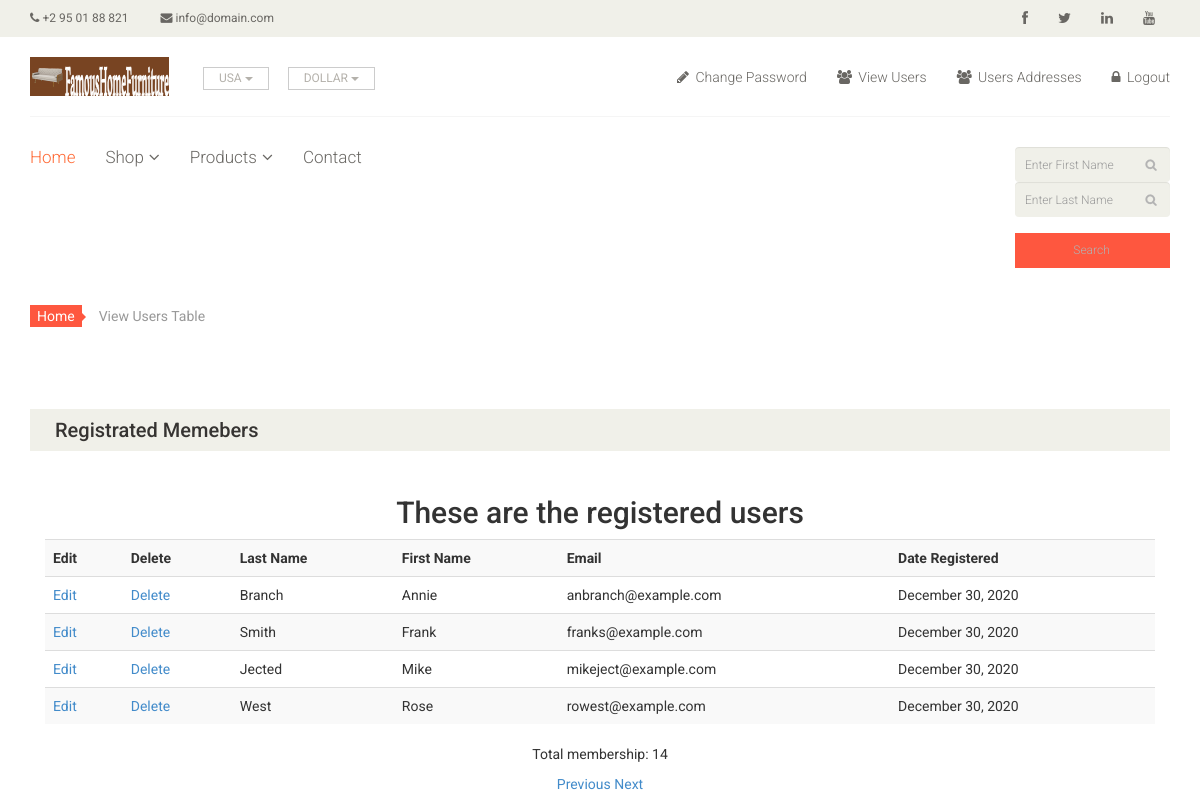
The app's page /admin-view-users.php?s=8&p=4 (signed in) with its own data.
### tables this page shows
CREATE TABLE `users` (
  `userid` mediumint(6) UNSIGNED NOT NULL,
  `title` varchar(10) DEFAULT NULL,
  `first_name` varchar(30) NOT NULL,
  `middle_name` varchar(40) NOT NULL,
  `last_name` varchar(40) NOT NULL,
  `email` varchar(50) NOT NULL,
  `password` char(60) NOT NULL,
  `phone` char(15) DEFAULT NULL,
  `zcode_pcode` char(10) NOT NULL,
  `country` char(25) NOT NULL,
  `state` char(25) NOT NULL,
  `address1` varchar(50) NOT NULL,
  `address2` varchar(50) NOT NULL,
  `mobile_phone` char(15) NOT NULL,
  `fax` char(15) DEFAULT NULL,
  `registration_date` datetime NOT NULL,
  `user_level` tinyint(1) UNSIGNED NOT NULL
);

### process_admin_view_users.php (the view, shortened to what this page needs)
<?php
try {
require('mysqli-connect.php');
$pagerows = 4;
if ((isset($_GET['p']) && is_numeric($_GET['p']))) {
$pages = htmlspecialchars($_GET['p'], ENT_QUOTES);
}
if ((isset($_GET['s'])) &&( is_numeric($_GET['s'])))
{
$start = htmlspecialchars($_GET['s'], ENT_QUOTES);
}else{
$start = 0;
}
$query = "SELECT last_name, first_name, email, ";
$query .= "DATE_FORMAT(registration_date, '%M %d, %Y')";
$query .=" AS regdat, userid FROM users ORDER BY registration_date ASC";
$query .=" LIMIT ?, ?";
$q = mysqli_stmt_init($dbcon);
mysqli_stmt_prepare($q, $query);
mysqli_stmt_bind_param($q, "ii", $start, $pagerows);
mysqli_stmt_execute($q);
$result = mysqli_stmt_get_result($q);
if ($result) {
echo '<table class="table table-striped">
<tr>
<th scope="col">Edit</th>
<th scope="col">Delete</th>
<th scope="col">Last Name</th>
<th scope="col">First Name</th>
<th scope="col">Email</th>
<th scope="col">Date Registered</th>
</tr>';
while ($row = mysqli_fetch_array($result, MYSQLI_ASSOC)) {
	$user_id = htmlspecialchars($row['userid'], ENT_QUOTES);
	$last_name = htmlspecialchars($row['last_name'], ENT_QUOTES);
	$first_name = htmlspecialchars($row['first_name'], ENT_QUOTES);
	$email = htmlspecialchars($row['email'], ENT_QUOTES);
	$registration_date = htmlspecialchars($row['regdat'], ENT_QUOTES);
	echo '<tr>
	<td><a href="edit_user.php?id=' . $user_id . '">Edit</a></td>
	<td><a href="delete_user.php?id=' . $user_id . '">Delete</a></td>
	<td>' . $last_name . '</td>
	<td>' . $first_name . '</td>
	<td>' . $email . '</td>
	<td>' . $registration_date . '</td>
	</tr>';
	}
	echo '</table>';
}
else {
echo '<p class="text-center">The current users could not be retrieved. We apologize';
echo ' for any inconvenience.</p>';
exit;
}
$q = "SELECT COUNT(userid) FROM users";
$result = mysqli_query ($dbcon, $q);
$row = mysqli_fetch_array ($result, MYSQLI_NUM);
$members = htmlspecialchars($row[0], ENT_QUOTES);
$echostring = "<p class='text-center'>Total membership: $members </p>";
$echostring .= "<p class='text-center'>";
if ($pages > 1) {
$current_page = ($start/$pagerows) + 1;
if ($current_page != 1) {
$echostring .= '<a href="admin-view-users.php?s=' . ($start - $pagerows) .
'&p=' . $pages . '">Previous</a> ';
}
if ($current_page != $pages) {
$echostring .= ' <a href="admin-view-users.php?s=' . ($start + $pagerows) .
'&p=' . $pages . '">Next</a> ';
}
$echostring .= '</p>';
echo $echostring;
}
}
catch(Exception $e)
   {
     print "The system is busy please try later";
   }
   catch(Error $e)
   {
      print "The system is busy please try again later.";
   }
?>

### css/main.css (style rules this page uses)
body { font-family: 'Roboto', sans-serif; background:; position: relative; font-weight:400px; }
a { -webkit-transition: 300ms; -moz-transition: 300ms; -o-transition: 300ms; transition: 300ms; }

### records on screen
users: last_name "Branch", first_name "Annie", email "anbranch@example.com", registration_date "December 30, 2020"
users: last_name "Smith", first_name "Frank", email "franks@example.com", registration_date "December 30, 2020"
users: last_name "Jected", first_name "Mike", email "mikeject@example.com", registration_date "December 30, 2020"
users: last_name "West", first_name "Rose", email "rowest@example.com", registration_date "December 30, 2020"

### other values on screen
$members "14"
